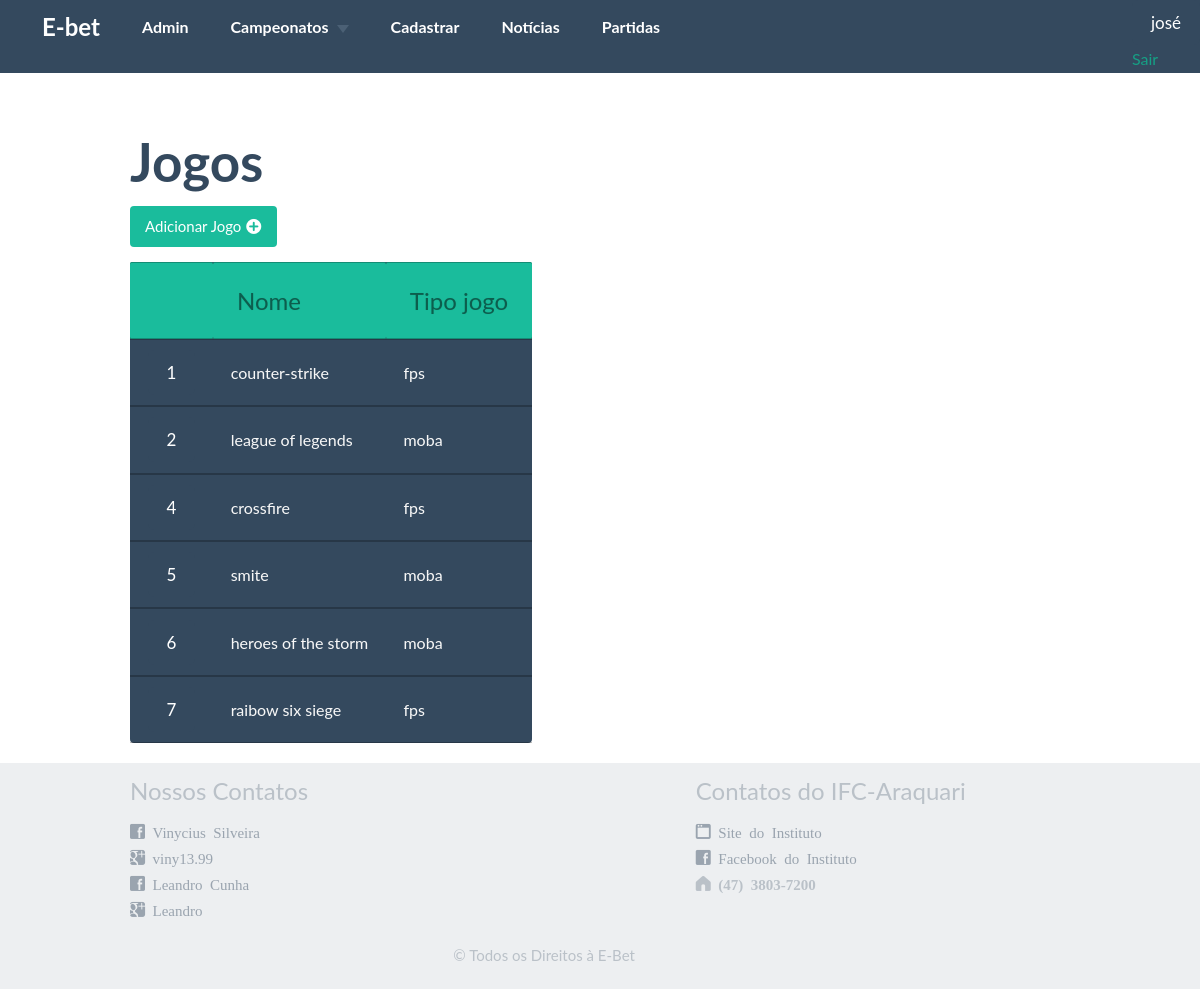
The app's page /jogolista.php (signed in) with its own data.
### tables this page shows
CREATE TABLE `jogo` (
  `idjogo` int(11) NOT NULL AUTO_INCREMENT,
  `jogo_descricao` varchar(45) NOT NULL,
  `jogo_idtipo_jogo` int(11) NOT NULL,
  PRIMARY KEY (`idjogo`),
  KEY `fk_jogo_1_idx` (`jogo_idtipo_jogo`),
  CONSTRAINT `jogo-tipo_jogo` FOREIGN KEY (`jogo_idtipo_jogo`) REFERENCES `tipo_jogo` (`idtipo_jogo`) ON DELETE NO ACTION ON UPDATE NO ACTION
);

CREATE TABLE `tipo_jogo` (
  `idtipo_jogo` int(11) NOT NULL AUTO_INCREMENT,
  `tipojogo_descricao` varchar(45) NOT NULL,
  PRIMARY KEY (`idtipo_jogo`)
);

### jogolista.php (the view, shortened to what this page needs)
<head>
    <link href="dist/css/vendor/bootstrap/css/bootstrap.min.css" rel="stylesheet">
    <link href="dist/css/flat-ui.css" rel="stylesheet">
    <link href="docs/assets/css/demo.css" rel="stylesheet">
    <link href="index.css" rel="stylesheet">
</head>
<body>
<?php
if (isset($_SESSION["idusuario"])) {
    if ($_SESSION["tipo_usuario"] == 2) {
        require("header_admin.php");
    }
    else {
        require("header.php");
    }
}
else{
    require("header.php");
}
?>
    <div class="container">
    <h2>Jogos</h2>
    <p><a href="jogo_form.php?id=" class="btn btn-primary btn-large"> Adicionar Jogo <span class="fui-plus-circle"></span></a></p>
    <table class="flat-table flat-table-1">
        <thead>
            <th></th>
            <th class="success">Nome</th>
            <th class="success">Tipo jogo</th>
        </thead>
        <?php
        require("conexao.php");
        $sql = "select idjogo, jogo_descricao, tipojogo_descricao from jogo, tipo_jogo where jogo_idtipo_jogo = idtipo_jogo;";
        $resultado = mysqli_query($conexao, $sql);
        while ($linha = mysqli_fetch_array($resultado)) {
            echo "<tbody>
                <td class='active'><a class='btn btn-block btn-lg btn-inverse' href='jogo_perfil.php?id=".$linha["idjogo"]."'>" .$linha["idjogo"]. "</a>  </td>
                <td class='active'>" . $linha["jogo_descricao"] . "</td>
                <td class='active'>" . $linha["tipojogo_descricao"] . "</td>
              </tbody>";
        }
        ?>
    </table>
</div>
    <?php require ("footer.php");
    ?>
</body>

### docs/assets/css/demo.css (style rules this page uses)
.container { width: 970px !important; }

### index.css (style rules this page uses)
.flat-table { margin-bottom: 20px; border-collapse:collapse; font-family: 'Lato', Calibri, Arial, sans-serif; border: none; border-radius: 4px; -webkit-border-radius: 4px; -moz-border-radius: 4px; }
.flat-table th, .flat-table td { box-shadow: inset 0 -1px rgba(0,0,0,0.25), inset 0 1px rgba(0,0,0,0.25); }
.flat-table th { font-weight: normal; -webkit-font-smoothing: antialiased; padding: 1em; color: rgba(0,0,0,0.45); text-shadow: 0 0 1px rgba(0,0,0,0.1); font-size: 1.5em; border-radius:1.5px; }
.flat-table td { color: #f7f7f7; padding: 0.7em 1.1em 0.7em 1.1em; text-shadow: 0 0 1px rgba(255,255,255,0.1); font-size: 1em; }
.flat-table-1 { background:rgb(52, 73, 94); }
.flat-table thead { background-color: #1abc9c; }

### jogolista.php (style rules this page uses)
body { background-color: white; }

### records on screen
jogo: idjogo "1", jogo_descricao "counter-strike", jogo_idtipo_jogo.tipojogo_descricao "fps"
jogo: idjogo "2", jogo_descricao "league of legends", jogo_idtipo_jogo.tipojogo_descricao "moba"
jogo: idjogo "4", jogo_descricao "crossfire", jogo_idtipo_jogo.tipojogo_descricao "fps"
jogo: idjogo "5", jogo_descricao "smite", jogo_idtipo_jogo.tipojogo_descricao "moba"
jogo: idjogo "6", jogo_descricao "heroes of the storm", jogo_idtipo_jogo.tipojogo_descricao "moba"
jogo: idjogo "7", jogo_descricao "raibow six siege", jogo_idtipo_jogo.tipojogo_descricao "fps"

### other values on screen
$_SESSION["nome"] "josé"
